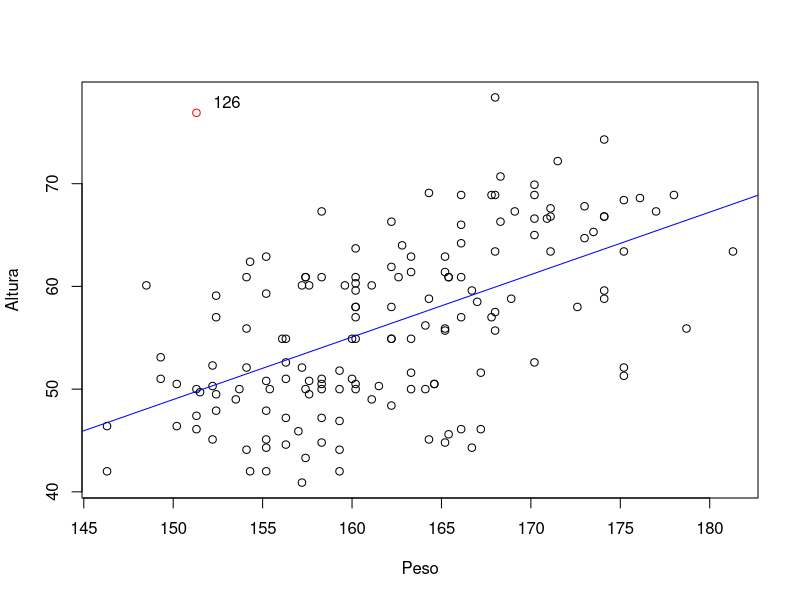
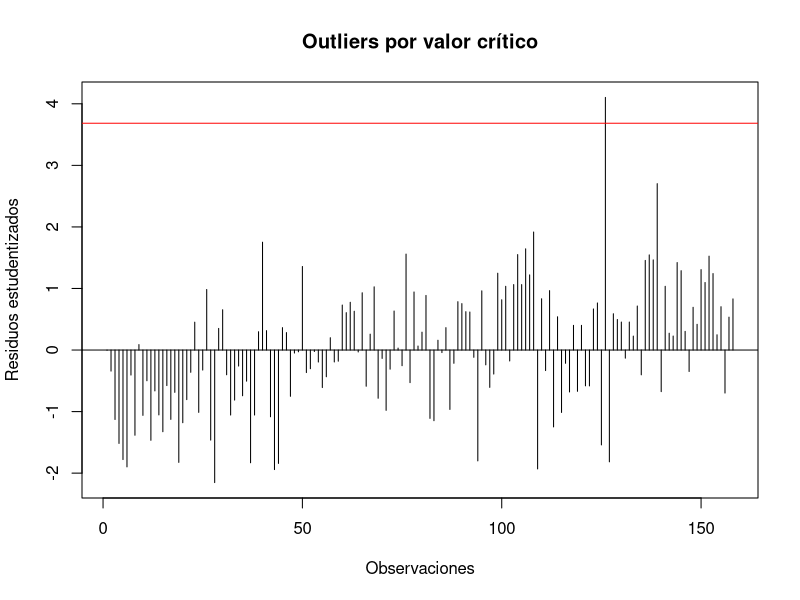
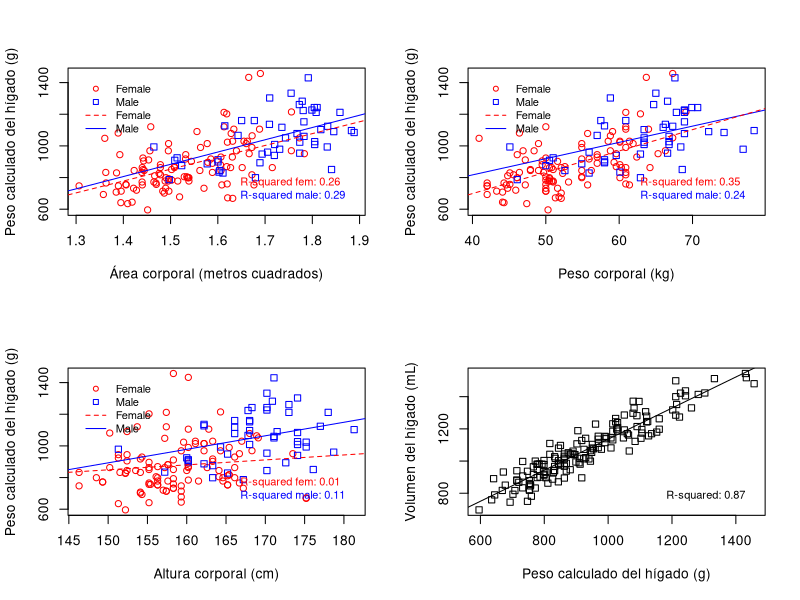

These charts were generated, in order, by the following R code:
## ---- chunk 1
# knitr options

# Do not display code in output document
knitr::opts_chunk$set(echo = TRUE,
                      message = FALSE,
                      warning = FALSE,
                      fig.align = "center")
## ---- chunk 2
# 'data' contains raw source data.
# 'intermediateData' contains .RData objects with processed data.
# 'results' stores the final report files.

directories <- c("data", "results", "intermediateData", "images")

# Create directories
lapply(directories, function(x){
  if (!(dir.exists(x))){
    dir.create(x)
  }
})
## ---- chunk 3
# Load packages
library(knitr)
library(tseries)
## ---- chunk 4
# Load data
data <- read.csv("data/chan_data.csv")
head(data)
## ---- chunk 5
str(data)
## ---- chunk 6
summary(data)
## ---- chunk 7
# Copy dataset
new_data <- data
# Add ASC
new_data[["ASC"]] <- exp(
  log(new_data[["weight"]]) * 0.425 + log(new_data[["height"]]) * 0.725 + log(0.007184))
# Add IMC
new_data[["IMC"]] <- new_data[["weight"]]/(new_data[["height"]]/100)^2

head(new_data)
## ---- chunk 8
# Peso
jarque.bera.test(new_data[["weight"]])
## ---- chunk 9
# Altura
jarque.bera.test(new_data[["height"]])
## ---- chunk 10
# Construme modelo altura-peso
mod_altura_peso <-lm(new_data[["weight"]] ~ new_data[["height"]])

# Genera grafica
plot(new_data[, c("height", "weight")],
     col = ifelse(new_data$height < 155 & new_data$weight > 70, "red", "black"),
     xlab = "Peso", ylab = "Altura"
)
abline(mod_altura_peso,
       col = "blue")
outlier <- new_data[new_data$height < 155 & new_data$weight > 70,]
text(x = ceiling(outlier$height +1),
     y = ceiling(outlier$weight +1),
     labels = rownames(outlier))
## ---- chunk 11
stud <- rstudent(mod_altura_peso)
head(sort(abs(stud), decreasing = TRUE))
## ---- chunk 12
n <- nrow(new_data) # Size
p <- 2              # Dimensions
(vc <- abs(qt(0.05/(n*2), (n-p-1)))) # Critical value (absolute) 
## ---- chunk 13
plot(stud, type = 'h',
     main="Outliers por valor crítico",
     xlab = "Observaciones",
     ylab = "Residuos estudentizados")
abline(h= vc, col = "red")
abline(h = 0)
abline(h = -vc, col = "red")
## ---- chunk 14
# Grouping by sex
grupo <- as.numeric(as.factor(new_data[["gender"]]))
## ---- chunk 15
## Function that draws graphics similars to those in the Chang paper ##

chang_draw <- function(x, y, datos, xlabel, ylabel){
# Colors
  colors <- c("red", "blue")
# Regression models
LM_male <- lm(y ~ x, data = datos, subset = (gender == "M"))
LM_female <- lm(y ~ x, data = datos, subset =(gender == "F"))
  
  # Scatterplot
plot(y ~ x, data = datos,
     pch = c(1,0)[grupo],
     col = colors[grupo],
     xlab = xlabel,
     ylab = ylabel
     )

# Regression lines
abline(LM_male, col = colors[2])
abline(LM_female, col = colors[1], lty = 2)
# Legend
legend("topleft", rep(c("Female", "Male"), 2), col = colors,
       pch = c(1,0,NA,NA), lty = c(0,0,2, 1), inset = 0.05, bty = 'n',
       cex = 0.8, pt.cex = 0.8)
# R-squared text
legend("bottomright", c(paste("R-squared fem:", round(summary(LM_female)[["r.squared"]],2)),
                        paste("R-squared male:", round(summary(LM_male)[["r.squared"]],2))),
       text.col = colors, inset = 0.05, bty = 'n', cex = 0.8)

# legend("bottomright", legend = c(nrow(data[data$gender == "M",]), nrow(data[data$gender == "F",])))
}
## ---- chunk 16
# Draw the four graphs from Chang (2011)
attach(new_data)

par(mfrow=c(2,2))
chang_draw(ASC, liver_weight, new_data, xlabel = "Área corporal (metros cuadrados)", ylabel = "Peso calculado del hígado (g)")
chang_draw(weight, liver_weight, new_data, xlabel = "Peso corporal (kg)", ylabel = "Peso calculado del hígado (g)")
chang_draw(height, liver_weight, new_data, xlabel = "Altura corporal (cm)", ylabel = "Peso calculado del hígado (g)")

plot(liver_volume ~ liver_weight, data = new_data, pch = 0, xlab = "Peso calculado del hígado (g)", ylab = "Volumen del hígado (mL)")
abline(lm(liver_volume ~ liver_weight, data = new_data))
legend("bottomright", paste("R-squared:", round(summary(lm(liver_volume ~ liver_weight))[["r.squared"]],2)), inset = 0.05, bty = 'n', cex = 0.8)
## ---- chunk 17
modelo_area_genero <- lm(liver_weight ~ ASC*gender, data = new_data)
## ---- chunk 18
summary(modelo_area_genero)
## ---- chunk 19
anova(modelo_area_genero)
